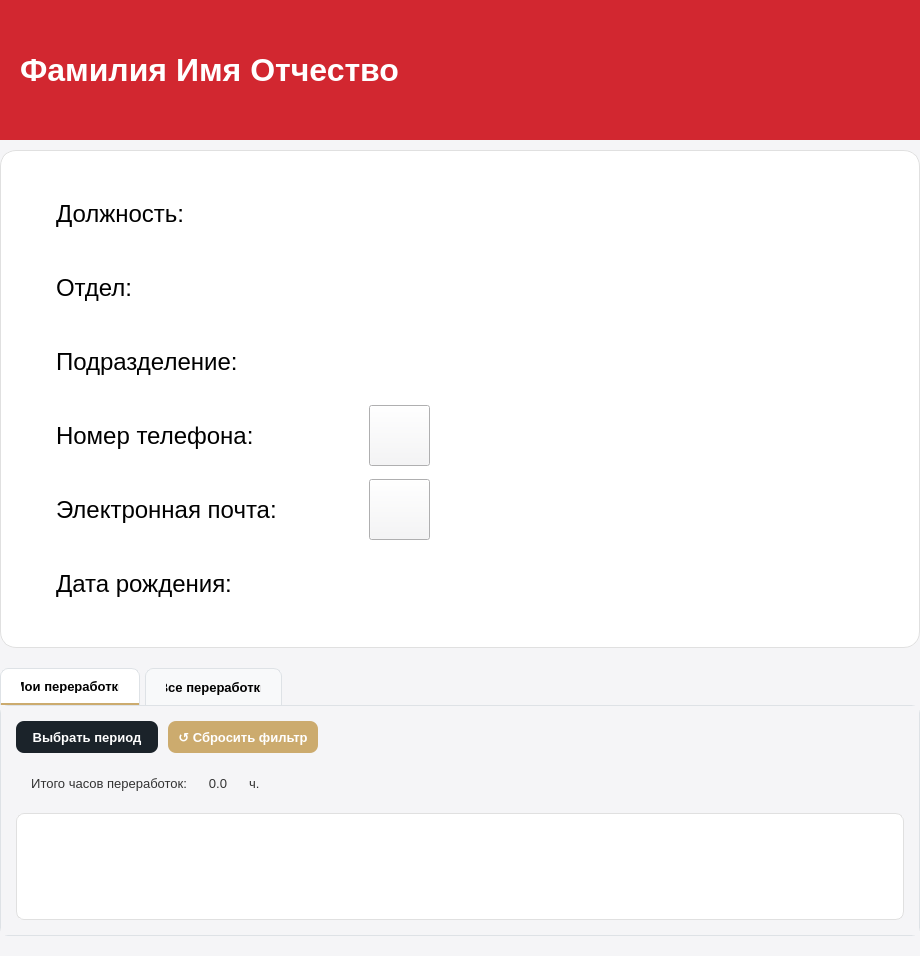
<?xml version="1.0" encoding="UTF-8"?>
<ui version="4.0">
 <class>ProfileForm</class>
 <widget class="QWidget" name="ProfileForm">
  <property name="geometry">
   <rect>
    <x>0</x>
    <y>0</y>
    <width>920</width>
    <height>956</height>
   </rect>
  </property>
  <property name="windowTitle">
   <string>Профиль сотрудника</string>
  </property>
  <property name="styleSheet">
   <string notr="true">
QWidget {
    background-color: #F5F5F7;
    font-family: 'Segoe UI', Arial;
}

/* Основная карточка с информацией */
QFrame#infoFrame {
    background-color: white;
    border-radius: 16px;
    border: 1px solid #E0E0E0;
}

/* Вкладки */
QTabWidget::pane {
    border: 1px solid #DEE2E6;
    border-radius: 8px;
    background-color: white;
}
QTabBar::tab {
    background-color: #F8F9FA;
    border: 1px solid #DEE2E6;
    border-bottom: none;
    border-top-left-radius: 8px;
    border-top-right-radius: 8px;
    padding: 10px 20px;
    margin-right: 5px;
    font-size: 13px;
    font-weight: bold;
    color: black;
}
QTabBar::tab:selected {
    background-color: white;
    border-bottom: 2px solid #ccab6e;
    color: black;
}
QTabBar::tab:hover {
    background-color: #E9ECEF;
    color: black;
}


/* Кнопки */


QPushButton#btnAddOvertime {
    background-color: #ccab6e;
    color: white;
    font-size: 13px;
}
QPushButton#btnAddOvertime:hover {
    background-color: #998664;
}
QPushButton#btnAddOvertime:pressed {
    background-color: #7a6a50;
}


QPushButton#btnAddOvertimeAll {
    background-color: #ccab6e;
    color: white;
    font-size: 13px;
}
QPushButton#btnAddOvertimeAll:hover {
    background-color: #998664;
}
QPushButton#btnAddOvertimeAll:pressed {
    background-color: #7a6a50;
}

QPushButton#btnSelectPeriodAll {
    background-color: #1B232A;
    color: white;
    font-size: 13px;
}
QPushButton#btnSelectPeriodAll:hover {
    background-color: #D9D9D6;
    color: black;
}
QPushButton#btnSelectPeriodAll:pressed {
    background-color: #B8B8B5;
}

QPushButton#btnSelectPeriod {
    background-color: #1B232A;
    color: white;
    font-size: 13px;
}
QPushButton#btnSelectPeriod:hover {
    background-color: #D9D9D6;
    color: black;
}
QPushButton#btnSelectPeriod:pressed {
    background-color: #B8B8B5;
}

QPushButton#btnApplyFilters {
    background-color: #1B232A;
    color: white;
    font-size: 13px;
}
QPushButton#btnApplyFilters:hover {
    background-color: #D9D9D6;
    color: black;
}
QPushButton#btnApplyFilters:pressed {
    background-color: #B8B8B5;
}

QPushButton#btnClearFilters {
    background-color: #1B232A;
    color: white;
    font-size: 13px;
}
QPushButton#btnClearFilters:hover {
    background-color: #D9D9D6;
    color: black;
}
QPushButton#btnClearFilters:pressed {
    background-color: #B8B8B5;
}

QPushButton#btnExport {
    background-color:  #D22730;
    color: white;
    font-size: 13px;
}
QPushButton#btnExport:hover {
    background-color: #862633;
    color: black;
}
QPushButton#btnExport:pressed {
    background-color: #6a1e29;
}
/* ComboBox */
QComboBox {
    border: 1px solid #dee2e6;
    border-radius: 6px;
    padding: 8px;
    padding-right: 25px;
    background-color: white;
    color: #1B232A;
    font-size: 13px;
    outline: none;
}

QComboBox:hover {
    border-color: #ccab6e;
}

QComboBox::drop-down {
    border: none;
    width: 20px;
}

QComboBox::down-arrow {
    image: none;
    border: none;
    width: 0px;
    height: 0px;
}

QComboBox QAbstractItemView {
    border-radius: 6px;
    background-color: white;
    color: #1B232A;
    padding: 4px;
    outline: none;
}

QComboBox QAbstractItemView::item {
    padding: 8px;
    color: #1B232A;
    border: none;
    outline: none;
}

QComboBox QAbstractItemView::item:hover {
    background-color: #e3f2fd;
    color: #1B232A;
}

QComboBox QAbstractItemView::item:selected {
    background-color: #e3f2fd;
    color: #1B232A;
}

QComboBox QAbstractItemView::item:focus {
    outline: none;
    border: none;
}

/* DateEdit */
QDateEdit {
    border: 2px solid #E0E0E0;
    border-radius: 8px;
    padding: 8px 12px;
    font-size: 13px;
    background-color: white;
}
QDateEdit:focus {
    border: 2px solid #ccab6e;
}

/* Чекбокс */
QCheckBox {
    spacing: 8px;
    font-size: 13px;
}
QCheckBox::indicator {
    width: 16px;
    height: 16px;
}
QCheckBox::indicator:unchecked {
    border: 2px solid #E0E0E0;
    border-radius: 4px;
    background-color: white;
}
QCheckBox::indicator:checked {
    border: 2px solid #ccab6e;
    border-radius: 4px;
    background-color: #ccab6e;
}

/* Фрейм фильтров */
QFrame#filtersFrame {
    background-color: white;
    border-radius: 10px;
    border: 1px solid #E0E0E0;
    padding: 15px;
}

/* Таблицы */
QTableWidget {
    border: 1px solid #E0E0E0;
    border-radius: 8px;
    background-color: white;
    gridline-color: #E0E0E0;
}
QHeaderView::section {
    background-color: #F5F5F7;
    padding: 8px;
    border: none;
    border-bottom: 1px solid #E0E0E0;
    font-weight: bold;
}

/* Заголовки */
QLabel#titleLabel {
    font-size: 20px;
    font-weight: bold;
    color: #1B232A;
    padding: 3px 0;
}

QLabel {
    font-size: 13px;
    font-weight: normal;
    color: #333;
}

/* Скроллбары */
QScrollArea {
    border: none;
    background-color: transparent;
}
QScrollBar:vertical {
    background: #F5F5F5;
    width: 8px;
    border-radius: 4px;
}
QScrollBar::handle:vertical {
    background: #C1C1C1;
    border-radius: 4px;
    min-height: 20px;
}
QScrollBar:horizontal {
    border: none;
    background: #F5F5F5;
    height: 8px;
    margin: 0px;
    border-radius: 4px;
}
QScrollBar::handle:horizontal {
    background: #c1c1c1;
    border-radius: 4px;
    min-width: 20px;
}
QScrollBar::add-line, QScrollBar::sub-line {
    border: none;
    background: none;
}
   </string>
  </property>
  <layout class="QVBoxLayout" name="mainLayout">
   <property name="spacing">
    <number>10</number>
   </property>
   <property name="leftMargin">
    <number>0</number>
   </property>
   <property name="topMargin">
    <number>0</number>
   </property>
   <property name="rightMargin">
    <number>0</number>
   </property>
   <property name="bottomMargin">
    <number>0</number>
   </property>
   <item>
    <widget class="QFrame" name="headerFrame">
     <property name="minimumSize">
      <size>
       <width>0</width>
       <height>140</height>
      </size>
     </property>
     <property name="styleSheet">
      <string notr="true">#headerFrame { background-color: #D22730; margin: 0px; padding: 0px; }</string>
     </property>
     <property name="frameShape">
      <enum>QFrame::Shape::NoFrame</enum>
     </property>
     <property name="frameShadow">
      <enum>QFrame::Shadow::Plain</enum>
     </property>
     <layout class="QHBoxLayout" name="horizontalLayoutHeader">
      <property name="spacing">
       <number>0</number>
      </property>
      <property name="leftMargin">
       <number>20</number>
      </property>
      <property name="topMargin">
       <number>0</number>
      </property>
      <property name="rightMargin">
       <number>20</number>
      </property>
      <property name="bottomMargin">
       <number>0</number>
      </property>
      <item>
       <widget class="QLabel" name="labelTitle">
        <property name="styleSheet">
         <string notr="true">color: white; font-size: 32px; font-weight: bold; background-color: transparent;</string>
        </property>
        <property name="text">
         <string>Фамилия Имя Отчество</string>
        </property>
       </widget>
      </item>
      <item>
       <spacer name="horizontalSpacer_3">
        <property name="orientation">
         <enum>Qt::Orientation::Horizontal</enum>
        </property>
        <property name="sizeHint" stdset="0">
         <size>
          <width>40</width>
          <height>20</height>
         </size>
        </property>
       </spacer>
      </item>
     </layout>
    </widget>
   </item>
   <item>
    <widget class="QScrollArea" name="scrollArea">
     <property name="verticalScrollBarPolicy">
      <enum>Qt::ScrollBarPolicy::ScrollBarAsNeeded</enum>
     </property>
     <property name="horizontalScrollBarPolicy">
      <enum>Qt::ScrollBarPolicy::ScrollBarAsNeeded</enum>
     </property>
     <property name="widgetResizable">
      <bool>true</bool>
     </property>
     <widget class="QWidget" name="scrollAreaWidgetContents">
      <property name="geometry">
       <rect>
        <x>0</x>
        <y>0</y>
        <width>920</width>
        <height>806</height>
       </rect>
      </property>
      <layout class="QVBoxLayout" name="scrollAreaLayout">
       <property name="spacing">
        <number>20</number>
       </property>
       <property name="leftMargin">
        <number>0</number>
       </property>
       <property name="topMargin">
        <number>0</number>
       </property>
       <property name="rightMargin">
        <number>0</number>
       </property>
       <property name="bottomMargin">
        <number>20</number>
       </property>
       <item>
        <widget class="QFrame" name="infoFrame">
         <property name="styleSheet">
          <string notr="true">padding: 20px;</string>
         </property>
         <layout class="QFormLayout" name="formLayout">
          <item row="0" column="0">
           <widget class="QLabel" name="label_position_title">
            <property name="styleSheet">
             <string notr="true">font-size: 24px; color: black; background-color: transparent;</string>
            </property>
            <property name="text">
             <string>Должность:</string>
            </property>
           </widget>
          </item>
          <item row="0" column="1">
           <widget class="QLabel" name="label_position_value">
            <property name="styleSheet">
             <string notr="true">font-size: 24px; color: black; background-color: transparent;</string>
            </property>
           </widget>
          </item>
          <item row="1" column="0">
           <widget class="QLabel" name="label_department_title">
            <property name="styleSheet">
             <string notr="true">font-size: 24px; color: black; background-color: transparent;</string>
            </property>
            <property name="text">
             <string>Отдел:</string>
            </property>
           </widget>
          </item>
          <item row="1" column="1">
           <widget class="QLabel" name="label_department_value">
            <property name="styleSheet">
             <string notr="true">font-size: 24px; color: black; background-color: transparent;</string>
            </property>
           </widget>
          </item>
          <item row="3" column="0">
           <widget class="QLabel" name="label_phone_title">
            <property name="styleSheet">
             <string notr="true">font-size: 24px; color: black; background-color: transparent;</string>
            </property>
            <property name="text">
             <string>Номер телефона:</string>
            </property>
           </widget>
          </item>
          <item row="3" column="1">
           <layout class="QHBoxLayout" name="phoneLayout">
            <item>
             <widget class="QLabel" name="label_phone_value">
              <property name="styleSheet">
               <string notr="true">font-size: 24px; color: black; background-color: transparent;</string>
              </property>
             </widget>
            </item>
            <item>
             <widget class="QToolButton" name="btnEditPhone">
              <property name="styleSheet">
               <string notr="true">QPushButton {
    border: none;
    border-radius: 8px;
    font-weight: bold;
    padding: 0px 16px;
}</string>
              </property>
             </widget>
            </item>
            <item>
             <spacer name="horizontalSpacer">
              <property name="orientation">
               <enum>Qt::Orientation::Horizontal</enum>
              </property>
              <property name="sizeHint" stdset="0">
               <size>
                <width>40</width>
                <height>20</height>
               </size>
              </property>
             </spacer>
            </item>
           </layout>
          </item>
          <item row="4" column="0">
           <widget class="QLabel" name="label_email_title">
            <property name="styleSheet">
             <string notr="true">font-size: 24px; color: black; background-color: transparent;</string>
            </property>
            <property name="text">
             <string>Электронная почта:</string>
            </property>
           </widget>
          </item>
          <item row="4" column="1">
           <layout class="QHBoxLayout" name="emailLayout">
            <item>
             <widget class="QLabel" name="label_email_value">
              <property name="styleSheet">
               <string notr="true">font-size: 24px; color: black; background-color: transparent;</string>
              </property>
             </widget>
            </item>
            <item>
             <widget class="QToolButton" name="btnEditEmail">
              <property name="styleSheet">
               <string notr="true">QPushButton {
    border: none;
    border-radius: 8px;
    font-weight: bold;
    padding: 0px 16px;
}</string>
              </property>
             </widget>
            </item>
            <item>
             <spacer name="horizontalSpacer_2">
              <property name="orientation">
               <enum>Qt::Orientation::Horizontal</enum>
              </property>
              <property name="sizeHint" stdset="0">
               <size>
                <width>40</width>
                <height>20</height>
               </size>
              </property>
             </spacer>
            </item>
           </layout>
          </item>
          <item row="5" column="0">
           <widget class="QLabel" name="label_birth_date_title">
            <property name="styleSheet">
             <string notr="true">font-size: 24px; color: black; background-color: transparent;</string>
            </property>
            <property name="text">
             <string>Дата рождения:</string>
            </property>
           </widget>
          </item>
          <item row="5" column="1">
           <widget class="QLabel" name="label_birth_date_value">
            <property name="styleSheet">
             <string notr="true">font-size: 24px; color: black; background-color: transparent;</string>
            </property>
           </widget>
          </item>
          <item row="2" column="0">
           <widget class="QLabel" name="label_division_title">
            <property name="styleSheet">
             <string notr="true">font-size: 24px; color: black; background-color: transparent;</string>
            </property>
            <property name="text">
             <string>Подразделение:</string>
            </property>
           </widget>
          </item>
          <item row="2" column="1">
           <widget class="QLabel" name="label_division_value">
            <property name="styleSheet">
             <string notr="true">font-size: 24px; color: black; background-color: transparent;</string>
            </property>
           </widget>
          </item>
         </layout>
        </widget>
       </item>
       <item>
        <widget class="QTabWidget" name="tabWidget">
         <property name="currentIndex">
          <number>0</number>
         </property>
         <widget class="QWidget" name="tabMyOvertime">
          <attribute name="title">
           <string>Мои переработки</string>
          </attribute>
          <layout class="QVBoxLayout" name="myOvertimeLayout">
           <property name="spacing">
            <number>10</number>
           </property>
           <property name="leftMargin">
            <number>15</number>
           </property>
           <property name="topMargin">
            <number>15</number>
           </property>
           <property name="rightMargin">
            <number>15</number>
           </property>
           <property name="bottomMargin">
            <number>15</number>
           </property>
           <item>
            <layout class="QHBoxLayout" name="myOvertimeButtonsLayout">
             <item>
              <widget class="QPushButton" name="btnSelectPeriod">
               <property name="minimumSize">
                <size>
                 <width>0</width>
                 <height>32</height>
                </size>
               </property>
               <property name="maximumSize">
                <size>
                 <width>16777215</width>
                 <height>32</height>
                </size>
               </property>
               <property name="cursor">
                <cursorShape>PointingHandCursor</cursorShape>
               </property>
               <property name="styleSheet">
                <string notr="true">QPushButton {
    border: none;
    border-radius: 8px;
    font-weight: bold;
    padding: 0px 16px;
}</string>
               </property>
               <property name="text">
                <string>Выбрать период</string>
               </property>
              </widget>
             </item>
             <item>
              <widget class="QPushButton" name="btnResetFilters">
               <property name="minimumSize">
                <size>
                 <width>150</width>
                 <height>32</height>
                </size>
               </property>
               <property name="maximumSize">
                <size>
                 <width>32</width>
                 <height>32</height>
                </size>
               </property>
               <property name="toolTip">
                <string>Сбросить все фильтры и поиск</string>
               </property>
               <property name="styleSheet">
                <string notr="true">
QPushButton {
    background-color: #ccab6e;
    color: white;
    border-radius: 8px;
    font-weight: bold;
    font-size: 13px;
    border: none;
}
QPushButton:hover {
    background-color: #998664;
}
QPushButton:pressed {
    background-color: #7a6a50;
}
        </string>
               </property>
               <property name="text">
                <string>↺ Сбросить фильтр</string>
               </property>
              </widget>
             </item>
             <item>
              <spacer name="myOvertimeSpacer">
               <property name="orientation">
                <enum>Qt::Orientation::Horizontal</enum>
               </property>
               <property name="sizeHint" stdset="0">
                <size>
                 <width>40</width>
                 <height>20</height>
                </size>
               </property>
              </spacer>
             </item>
            </layout>
           </item>
           <item>
            <widget class="QFrame" name="totalFrame_2">
             <layout class="QHBoxLayout" name="horizontalLayoutTotal_2">
              <property name="leftMargin">
               <number>15</number>
              </property>
              <property name="topMargin">
               <number>10</number>
              </property>
              <property name="rightMargin">
               <number>15</number>
              </property>
              <property name="bottomMargin">
               <number>10</number>
              </property>
              <item>
               <widget class="QLabel" name="totalLabel">
                <property name="text">
                 <string>Итого часов переработок:</string>
                </property>
                <property name="alignment">
                 <set>Qt::AlignmentFlag::AlignRight|Qt::AlignmentFlag::AlignTrailing|Qt::AlignmentFlag::AlignVCenter</set>
                </property>
               </widget>
              </item>
              <item>
               <widget class="QLabel" name="totalHoursValue">
                <property name="minimumSize">
                 <size>
                  <width>50</width>
                  <height>0</height>
                 </size>
                </property>
                <property name="maximumSize">
                 <size>
                  <width>50</width>
                  <height>16777215</height>
                 </size>
                </property>
                <property name="text">
                 <string>0.0</string>
                </property>
                <property name="alignment">
                 <set>Qt::AlignmentFlag::AlignCenter</set>
                </property>
               </widget>
              </item>
              <item>
               <widget class="QLabel" name="totalHoursUnit">
                <property name="text">
                 <string>ч.</string>
                </property>
                <property name="alignment">
                 <set>Qt::AlignmentFlag::AlignLeading|Qt::AlignmentFlag::AlignLeft|Qt::AlignmentFlag::AlignVCenter</set>
                </property>
               </widget>
              </item>
              <item>
               <spacer name="totalRightSpacer">
                <property name="orientation">
                 <enum>Qt::Orientation::Horizontal</enum>
                </property>
                <property name="sizeHint" stdset="0">
                 <size>
                  <width>40</width>
                  <height>20</height>
                 </size>
                </property>
               </spacer>
              </item>
             </layout>
            </widget>
           </item>
           <item>
            <widget class="QTableWidget" name="myOvertimeTable">
             <property name="editTriggers">
              <set>QAbstractItemView::EditTrigger::NoEditTriggers</set>
             </property>
             <property name="selectionBehavior">
              <enum>QAbstractItemView::SelectionBehavior::SelectRows</enum>
             </property>
            </widget>
           </item>
          </layout>
         </widget>
         <widget class="QWidget" name="tabAllOvertime">
          <attribute name="title">
           <string>Все переработки</string>
          </attribute>
          <layout class="QVBoxLayout" name="allOvertimeLayout">
           <property name="spacing">
            <number>10</number>
           </property>
           <property name="leftMargin">
            <number>15</number>
           </property>
           <property name="topMargin">
            <number>15</number>
           </property>
           <property name="rightMargin">
            <number>15</number>
           </property>
           <property name="bottomMargin">
            <number>15</number>
           </property>
           <item>
            <layout class="QHBoxLayout" name="allOvertimeFiltersLayout">
             <item>
              <widget class="QPushButton" name="btnSelectPeriodAll">
               <property name="minimumSize">
                <size>
                 <width>0</width>
                 <height>32</height>
                </size>
               </property>
               <property name="maximumSize">
                <size>
                 <width>16777215</width>
                 <height>32</height>
                </size>
               </property>
               <property name="cursor">
                <cursorShape>PointingHandCursor</cursorShape>
               </property>
               <property name="styleSheet">
                <string notr="true">QPushButton {
    border: none;
    border-radius: 8px;
    font-weight: bold;
    padding: 0px 16px;
}</string>
               </property>
               <property name="text">
                <string>Выбрать период</string>
               </property>
              </widget>
             </item>
             <item>
              <widget class="QPushButton" name="btnResetFiltersAll">
               <property name="minimumSize">
                <size>
                 <width>150</width>
                 <height>32</height>
                </size>
               </property>
               <property name="maximumSize">
                <size>
                 <width>32</width>
                 <height>32</height>
                </size>
               </property>
               <property name="toolTip">
                <string>Сбросить все фильтры и поиск</string>
               </property>
               <property name="styleSheet">
                <string notr="true">
QPushButton {
    background-color: #ccab6e;
    color: white;
    border-radius: 8px;
    font-weight: bold;
    font-size: 13px;
    border: none;
}
QPushButton:hover {
    background-color: #998664;
}
QPushButton:pressed {
    background-color: #7a6a50;
}
        </string>
               </property>
               <property name="text">
                <string>↺ Сбросить фильтр</string>
               </property>
              </widget>
             </item>
             <item>
              <spacer name="allOvertimeSpacer">
               <property name="orientation">
                <enum>Qt::Orientation::Horizontal</enum>
               </property>
               <property name="sizeHint" stdset="0">
                <size>
                 <width>40</width>
                 <height>20</height>
                </size>
               </property>
              </spacer>
             </item>
             <item>
              <widget class="QPushButton" name="btnExport">
               <property name="minimumSize">
                <size>
                 <width>0</width>
                 <height>32</height>
                </size>
               </property>
               <property name="maximumSize">
                <size>
                 <width>16777215</width>
                 <height>32</height>
                </size>
               </property>
               <property name="cursor">
                <cursorShape>PointingHandCursor</cursorShape>
               </property>
               <property name="styleSheet">
                <string notr="true">QPushButton {
    border: none;
    border-radius: 8px;
    font-weight: bold;
    padding: 0px 16px;
}</string>
               </property>
               <property name="text">
                <string>Экспорт</string>
               </property>
              </widget>
             </item>
             <item>
              <widget class="QPushButton" name="btnAddOvertimeAll">
               <property name="minimumSize">
                <size>
                 <width>0</width>
                 <height>32</height>
                </size>
               </property>
               <property name="maximumSize">
                <size>
                 <width>16777215</width>
                 <height>32</height>
                </size>
               </property>
               <property name="cursor">
                <cursorShape>PointingHandCursor</cursorShape>
               </property>
               <property name="styleSheet">
                <string notr="true">QPushButton {
    border: none;
    border-radius: 8px;
    font-weight: bold;
    padding: 0px 16px;
}</string>
               </property>
               <property name="text">
                <string>Добавить переработку</string>
               </property>
              </widget>
             </item>
            </layout>
           </item>
           <item>
            <widget class="QFrame" name="totalFrame">
             <layout class="QHBoxLayout" name="horizontalLayoutTotal">
              <property name="leftMargin">
               <number>15</number>
              </property>
              <property name="topMargin">
               <number>10</number>
              </property>
              <property name="rightMargin">
               <number>15</number>
              </property>
              <property name="bottomMargin">
               <number>10</number>
              </property>
              <item>
               <widget class="QLabel" name="totalLabelAll">
                <property name="text">
                 <string>Итого часов переработок:</string>
                </property>
                <property name="alignment">
                 <set>Qt::AlignmentFlag::AlignRight|Qt::AlignmentFlag::AlignTrailing|Qt::AlignmentFlag::AlignVCenter</set>
                </property>
               </widget>
              </item>
              <item>
               <widget class="QLabel" name="totalHoursValueAll">
                <property name="minimumSize">
                 <size>
                  <width>50</width>
                  <height>0</height>
                 </size>
                </property>
                <property name="maximumSize">
                 <size>
                  <width>50</width>
                  <height>16777215</height>
                 </size>
                </property>
                <property name="text">
                 <string>0.0</string>
                </property>
                <property name="alignment">
                 <set>Qt::AlignmentFlag::AlignCenter</set>
                </property>
               </widget>
              </item>
              <item>
               <widget class="QLabel" name="totalHoursUnitAll">
                <property name="text">
                 <string>ч.</string>
                </property>
                <property name="alignment">
                 <set>Qt::AlignmentFlag::AlignLeading|Qt::AlignmentFlag::AlignLeft|Qt::AlignmentFlag::AlignVCenter</set>
                </property>
               </widget>
              </item>
              <item>
               <spacer name="totalRightSpacerAll">
                <property name="orientation">
                 <enum>Qt::Orientation::Horizontal</enum>
                </property>
                <property name="sizeHint" stdset="0">
                 <size>
                  <width>40</width>
                  <height>20</height>
                 </size>
                </property>
               </spacer>
              </item>
             </layout>
            </widget>
           </item>
           <item>
            <widget class="QTableWidget" name="allOvertimeTable">
             <property name="editTriggers">
              <set>QAbstractItemView::EditTrigger::NoEditTriggers</set>
             </property>
             <property name="selectionBehavior">
              <enum>QAbstractItemView::SelectionBehavior::SelectRows</enum>
             </property>
            </widget>
           </item>
          </layout>
         </widget>
        </widget>
       </item>
      </layout>
     </widget>
    </widget>
   </item>
  </layout>
 </widget>
 <resources/>
 <connections/>
</ui>
